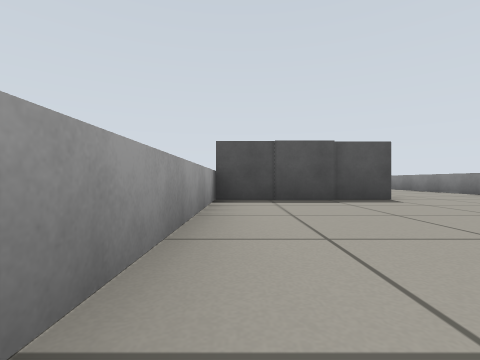
View 1 (above)

24 first-person views from a walk through a robot-simulator world made for Gazebo. The camera is 0.34 m above the floor, looks level and sees 85° across. The floor is counted in squares, 1 m on a side. Each view is taken from the middle of a square. On the plan, view 1 faces up. The plan holds only what a view shows up to about 9 squares ahead; the rest is blank. The robots in the file are not drawn. Gazebo's built-in surfaces are drawn with simple patterns.

View 2
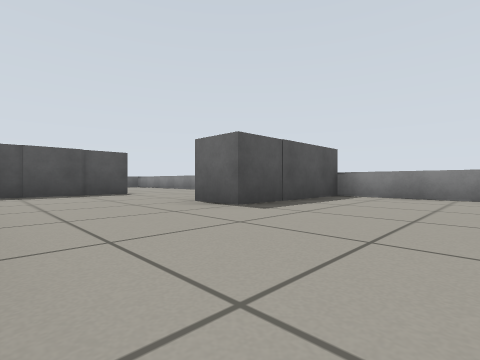

View 3
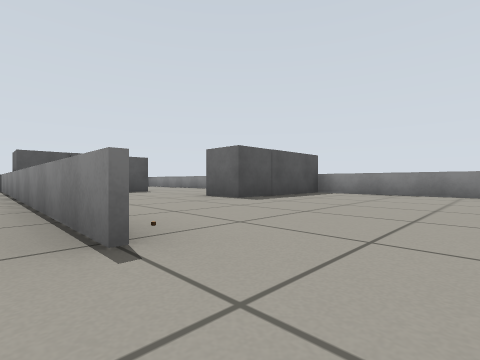

View 4
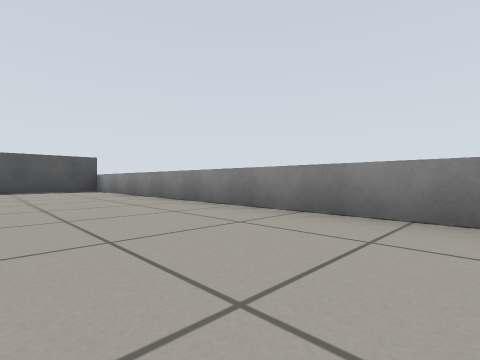

View 5
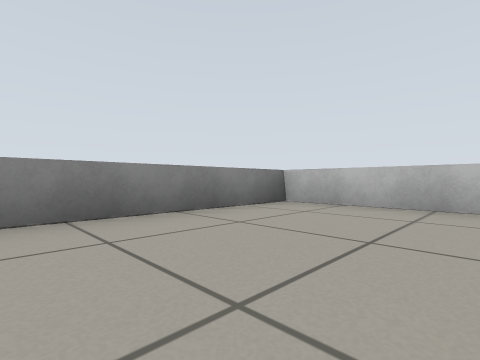

View 6
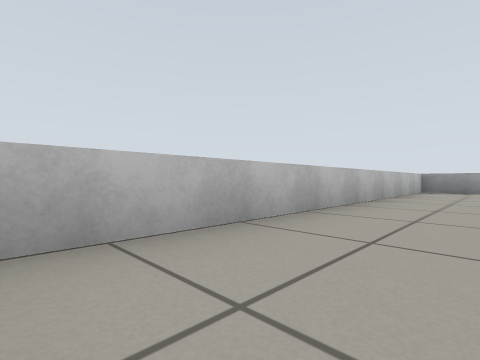

View 7
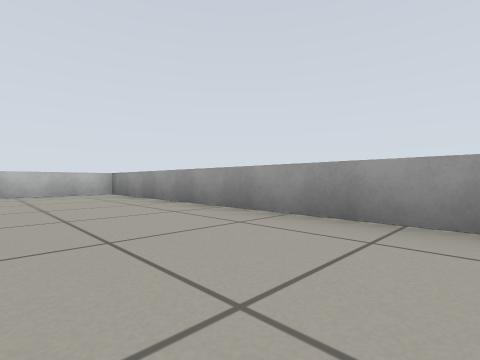

View 8
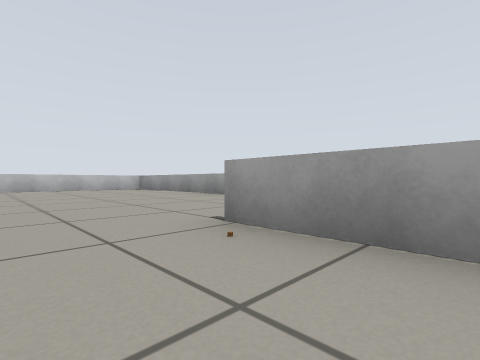

View 9
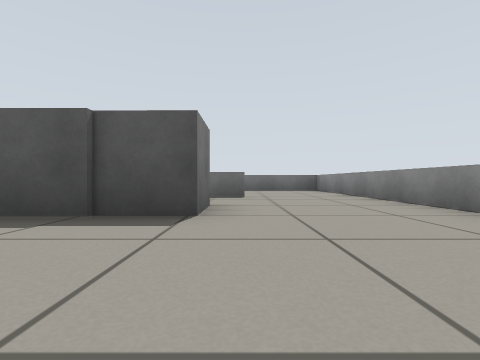

View 10
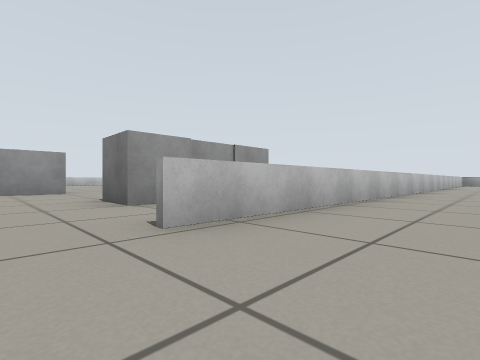

View 11
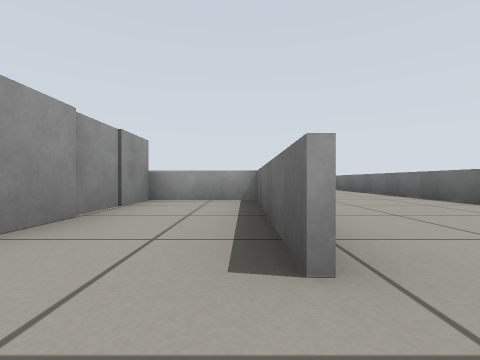

View 12
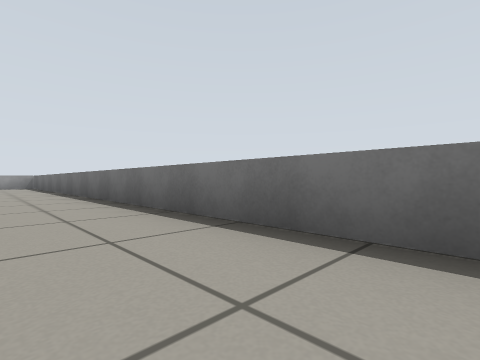

View 13
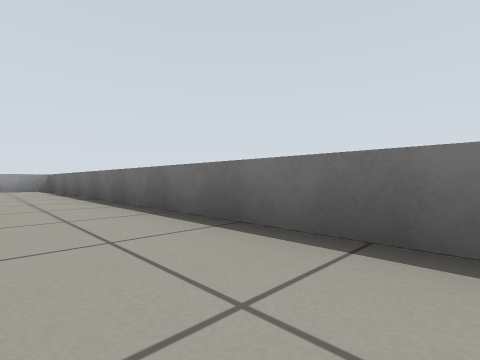

View 14
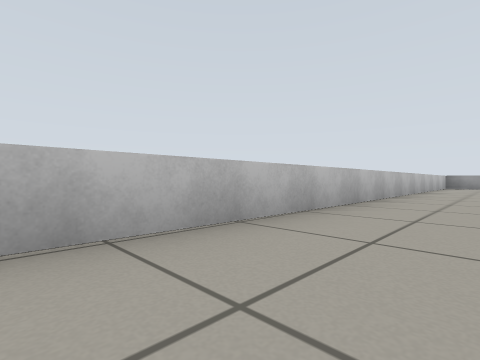

View 15
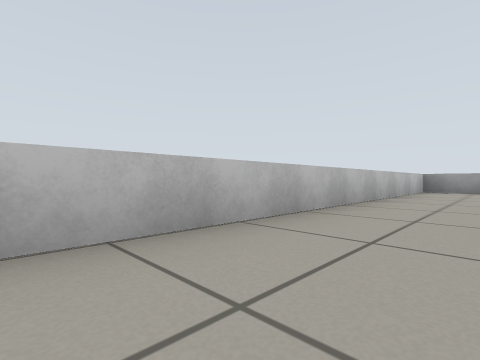

View 16
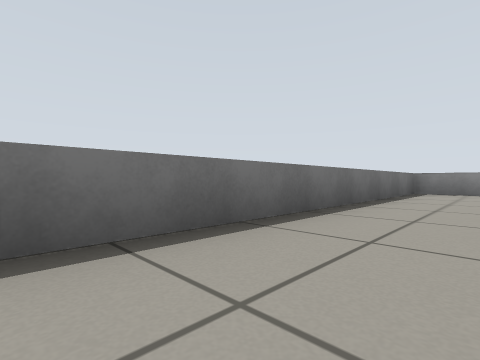

View 17
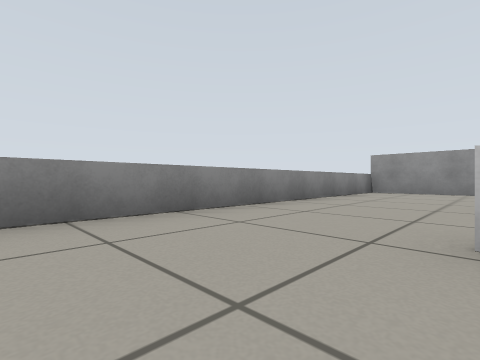

View 18
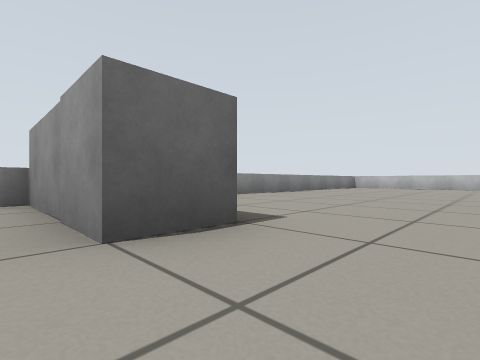

View 19
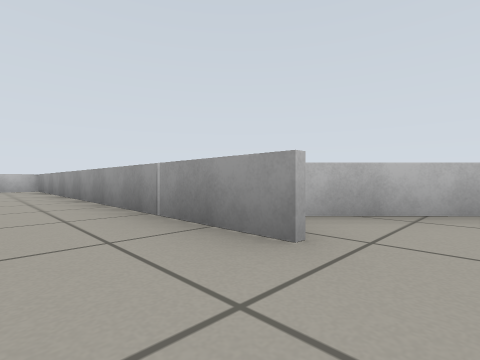

View 20
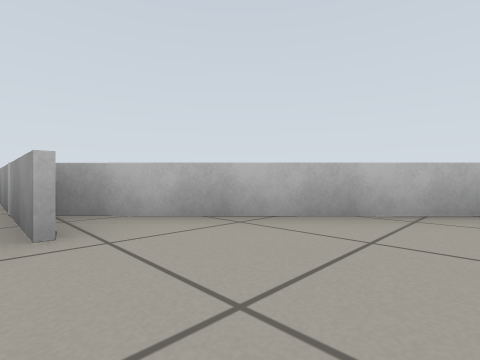

View 21
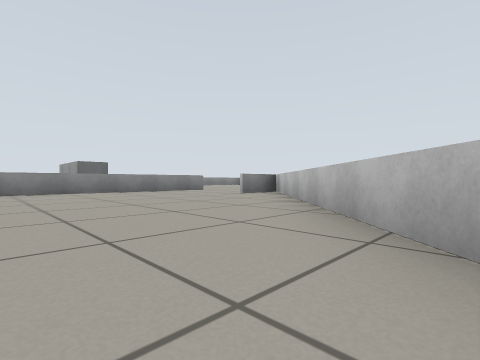

View 22
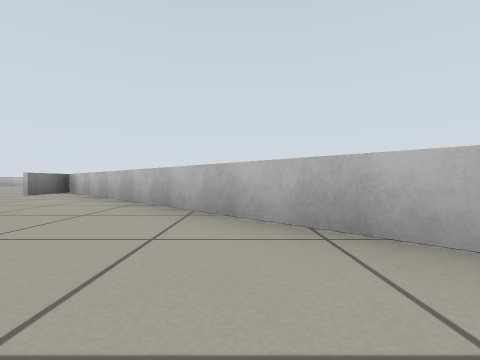

View 23
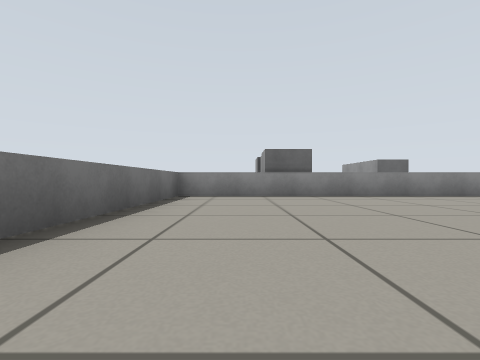

View 24
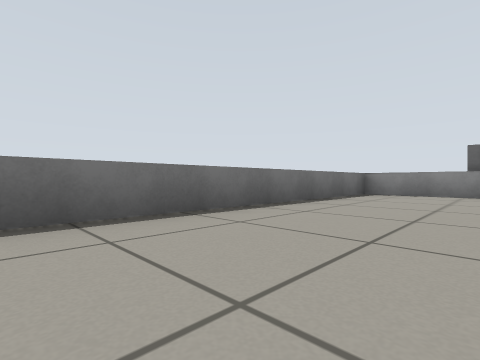

### Floor plan
Points are (right, up) in squares from view 1. A wall is a line through its corners. A room is listed if a view was taken in it or the views show most of it. See-through windows are left out.
Room 1 (views 1, 2, 3, 4, 5, 6, 7, 8, 9, 18)
walls: (-3.2, -0.8) (-3.2, -9.5) (5.5, -9.5) (5.5, 6.5); (3.2, 7.2) (-1, 7.3); (-0.4, 7.3) (-0.4, -1.7)
ways out: opening at (4.5, 7) to room 2; opening at (-2, -1) to room 3
objects: grey box (0, 5); grey box (1, 5); grey box (2, 5); grey box (3, 1); grey box (4, 1); grey box (5, 1)
Room 2 (views 10, 11, 12, 13, 14, 15, 16, 17)
walls: (5.5, 6.5) (5.5, 10.5) (-14.5, 10.5) (-14.5, 7.6) (3.2, 7.3)
ways out: opening at (4.5, 7) to room 1
Room 3 (views 19, 20, 21, 22, 23, 24)
walls: (-1, 7.3) (-6.9, 7.4); (-9.2, 3.8) (-3.3, -2.2); (-0.5, -1.7) (-0.5, 7.3)
ways out: opening at (-2, -1) to room 1

Where each view was taken, in squares from view 1:
view 1: 0 up, 0 right, facing up
view 2: 2 down, 0 right, facing up-right
view 3: 3 down, 1 left, facing up-right
view 4: 8 down, 3 right, facing up-right
view 5: 6 down, 3 right, facing down-right
view 6: 8 down, 5 right, facing down-left
view 7: 3 down, 1 left, facing down-left
view 8: 0 up, 1 right, facing down-left
view 9: 2 up, 3 right, facing up
view 10: 9 up, 4 right, facing down-left
view 11: 7 up, 4 right, facing left
view 12: 9 up, 2 left, facing up-left
view 13: 9 up, 5 left, facing up-left
view 14: 9 up, 2 left, facing down-left
view 15: 9 up, 6 left, facing down-left
view 16: 9 up, 2 left, facing up-right
view 17: 9 up, 3 right, facing down-right
view 18: 2 up, 1 right, facing down-right
view 19: 0 up, 2 left, facing down-left
view 20: 1 up, 3 left, facing down-left
view 21: 4 up, 8 left, facing down-right
view 22: 5 up, 8 left, facing down
view 23: 6 up, 6 left, facing right
view 24: 5 up, 7 left, facing up-right
